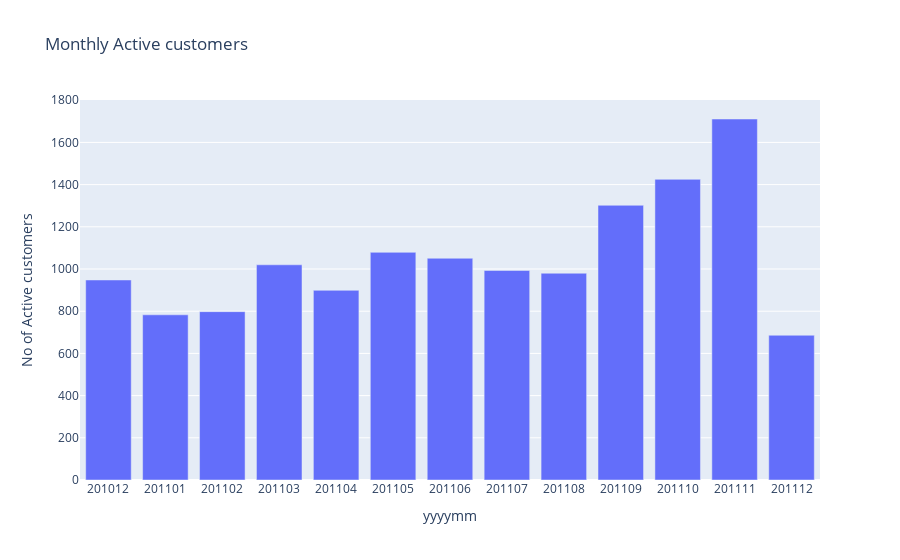

Notebook source saved alongside this figure:
### Code cell
fig = px.bar(active_customer_df, x="yyyymm", y="No of Active customers",
title="Monthly Active customers")
fig.update_xaxes(type='category')
fig.show()

### Figure 1 — Plotly figure (JSON) as saved in the notebook; plotly's stock layout.template omitted (floating-point values rounded to 4 significant figures)
{"data": [{"alignmentgroup": "True", "hovertemplate": "yyyymm=%{x}<br>No of Active customers=%{y}<extra></extra>", "legendgroup": "", "marker": {"color": "#636efa", "pattern": {"shape": ""}}, "name": "", "offsetgroup": "", "orientation": "v", "showlegend": false, "textposition": "auto", "type": "bar", "x": ["201012", "201101", "201102", "201103", "201104", "201105", "201106", "201107", "201108", "201109", "201110", "201111", "201112"], "xaxis": "x", "y": [948, 783, 798, 1020, 899, 1079, 1051, 993, 980, 1302, 1425, 1711, 686], "yaxis": "y"}], "layout": {"barmode": "relative", "legend": {"tracegroupgap": 0}, "title": {"text": "Monthly Active customers"}, "xaxis": {"anchor": "y", "domain": [0, 1], "title": {"text": "yyyymm"}, "type": "category"}, "yaxis": {"anchor": "x", "domain": [0, 1], "title": {"text": "No of Active customers"}}}}
